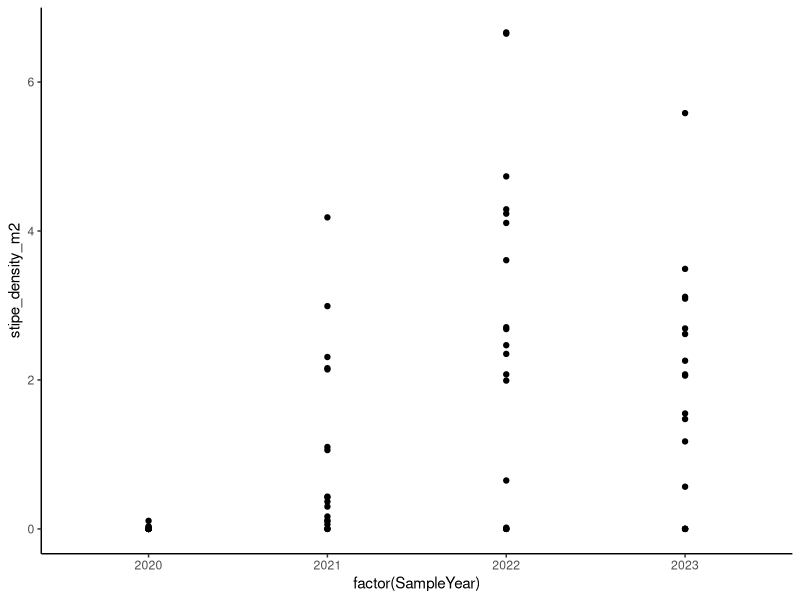
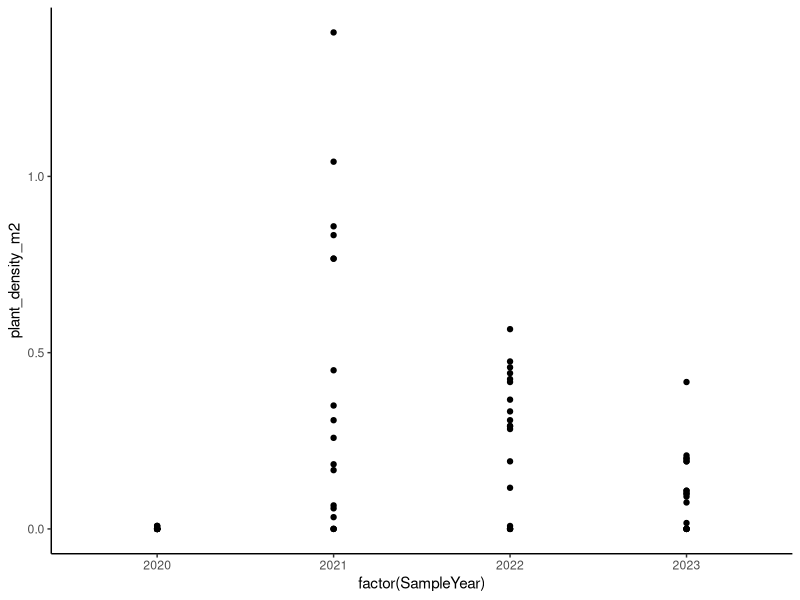

Reproduce these figures in R, in order.
# CREATION DATE 24 June 2024
# MODIFIED DATE 24 June 2024

# AUTHOR: kitchel@oxy.edu & placensia@oxy.edu

# PURPOSE: Explore the data on kelp at Palos Verdes, and subset to data we need for analysis

#############################
##Setup
#############################

library(tidyverse)
library(lubridate)
############################
#LOAD DATA
############################
dat_PV_macrocystis <- read_csv(file.path("data", "dat_PV_macrocystis.csv"))

#Let's look at it!
View(dat_PV_macrocystis)

#Let's view some summary statistics
summary(dat_PV_macrocystis)

############################
#Only keep artificial reefs at Palos Verdes
############################

#What types of sites did they survey?
unique(dat_PV_macrocystis$DepthZone) #note ARM stands for artificial reefs

#We only want artificial reef observations, no natural reef at PV

dat_PVR_macrocystis <- dat_PV_macrocystis |>
  filter(DepthZone == "ARM") #only include depthzones = ARM

############################
#Narrow down years?
############################

#What years do we have now?

sort(unique(dat_PVR_macrocystis$SampleYear))

#We only want years after installation of Palos Verdes (September of 2020)

dat_PV_macrocystis_post_construction <- dat_PVR_macrocystis |>
  mutate(SampleDate = dmy(SampleDate)) |>
  filter(SampleDate >= "2020-11-13")

#####################
#Filter out data from after September 2020
#####################


############################
#To calculate an overall density for each site and sampling day, we will sum macrocystis stipe count and plant count over 2 transects, and then divide by 120 meters squared (60 m x 2)
############################

#These 'cheat sheets' are always helpful for working through R! https://www.rstudio.com/wp-content/uploads/2015/02/data-wrangling-cheatsheet.pdf

#First, stipe densities!

PV_macrocystis_stipe_densities <- dat_PV_macrocystis_post_construction |>
  group_by(SampleYear, SampleDate, Site) |> #take sum for each site, each sampling day, and each sampling year
  filter(BenthicReefSpecies == "Macrocystis pyrifera stipes") |> #limit to stipes only!
  summarise(stipe_density_m2 = sum(Abundance)/120)

#take a look!
View(PV_macrocystis_stipe_densities)

#Second, plant densities!


PV_macrocystis_plant_densities <- dat_PV_macrocystis_post_construction |>
  group_by(SampleYear, SampleDate, Site) |>
  filter(BenthicReefSpecies == "Macrocystis pyrifera") |>
  summarise(plant_density_m2 = sum(Abundance)/120)

#look at code:
View(PV_macrocystis_plant_densities)
#Try it yourself!! (follow above as a guide)



############################
#How does stipe density vary across years?
############################
ggplot(data = PV_macrocystis_stipe_densities) +
  geom_point(aes(x = factor(SampleYear), y = stipe_density_m2)) +
  theme_classic()

#How does plant density vary across years?

ggplot(data = PV_macrocystis_plant_densities) +
  geom_point(aes(x = factor(SampleYear), y = plant_density_m2)) +
  theme_classic()

#How does plant density compare to stipe density?
p_left <- dplyr::left_join(PV_macrocystis_plant_densities, PV_macrocystis_stipe_densities, by = c("SampleYear", "SampleDate", "Site"))

densityvector <-

ggplot(p_left, aes(x = Year, y = SampleDate)) +
  geom_line()
